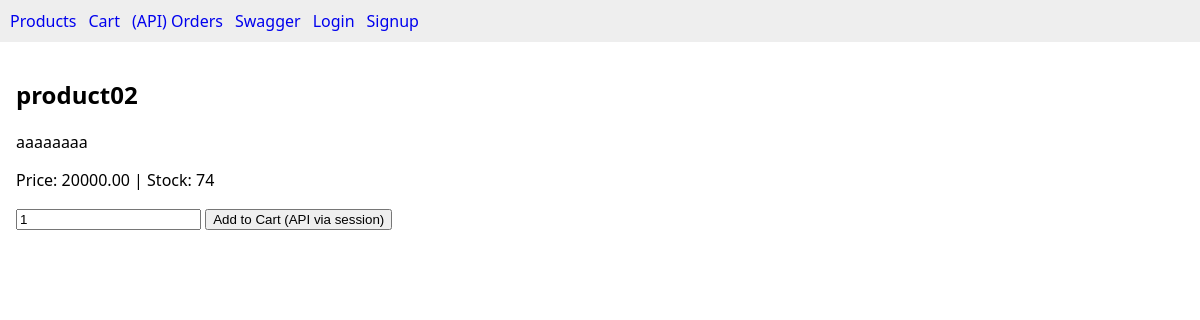
Page /products/2/ on the earlier database version.
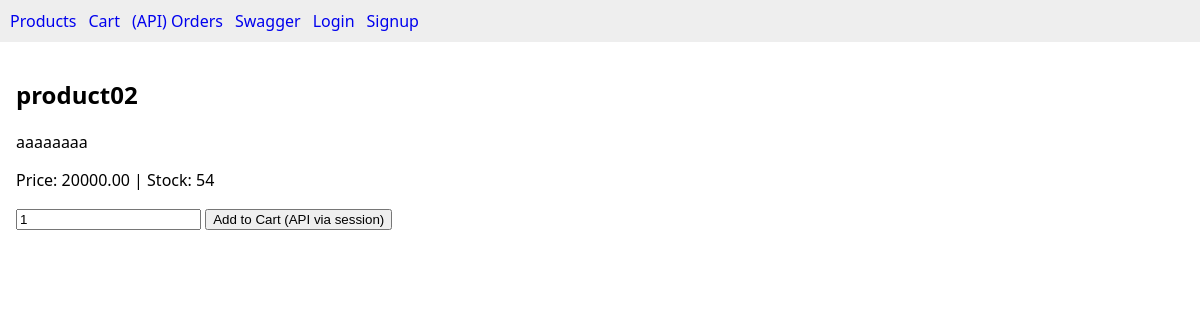
Same page on the later database version.
### products/models.py (models this page shows, shortened)
class Product(models.Model):
    name = models.CharField(max_length=150)
    description = models.TextField(blank=True)
    price = models.DecimalField(max_digits=10, decimal_places=2)
    stock = models.PositiveIntegerField(default=0)
    created_at = models.DateTimeField(auto_now_add=True)

### products/views.py (the view)
# urls.py: path('<int:pk>/', product_detail_page, name='detail'),
def product_detail_page(request, pk):
    product = get_object_or_404(Product, pk=pk)
    return render(request, 'products/product_detail.html', {'product': product})

### templates/products/product_detail.html (shortened to what this page needs)
{% extends 'base.html' %}
{% block content %}
<h2>{{ product.name }}</h2>
<p>{{ product.description }}</p>
<p>Price: {{ product.price }} | Stock: {{ product.stock }}</p>
<form method="post" action="/cart/api/cart/">{% csrf_token %}
  <input type="number" name="quantity" value="1" min="1">
  <button type="submit">Add to Cart (API via session)</button>
</form>
{% endblock %}

Differences in the rows shown:
changed Product "product02": stock "74" → "54"
